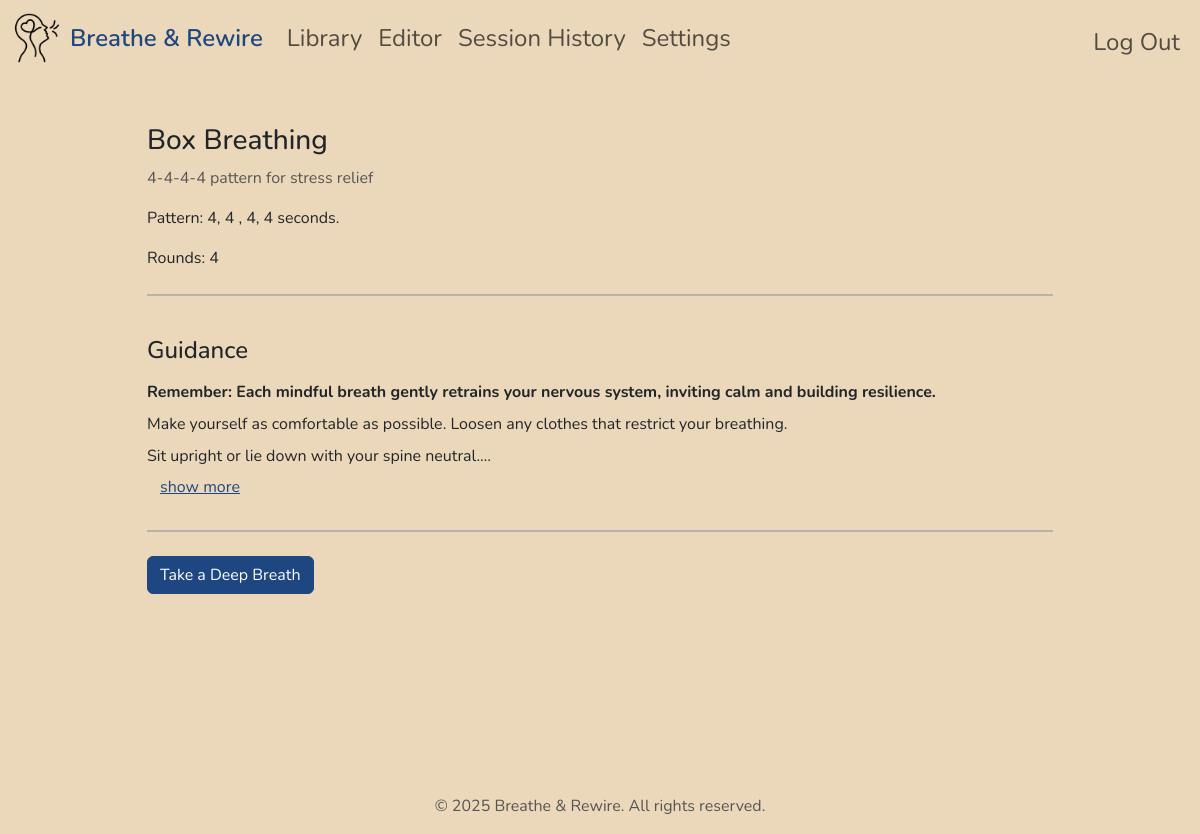
The page /practice?breathworkId=1 (signed in) on the database its author committed.
### tables this page shows
CREATE TABLE breathworks (id INTEGER PRIMARY KEY AUTOINCREMENT NOT NULL, name TEXT NOT NULL, description TEXT, inhale INTEGER NOT NULL CHECK(inhale > 0), inhale_hold INTEGER NOT NULL CHECK(inhale_hold >= 0), exhale INTEGER NOT NULL CHECK(exhale > 0), exhale_hold INTEGER NOT NULL CHECK(exhale_hold >= 0), rounds INTEGER NOT NULL CHECK(rounds > 0), is_default BOOLEAN NOT NULL DEFAULT 0, user_id INTEGER, FOREIGN KEY(user_id) REFERENCES users(id) ON DELETE CASCADE);

### app.py (the view, shortened to what this page needs)
@app.route("/practice", methods=["GET", "POST"])
@login_required
def practice():
    if request.method == "GET":
        breathwork = db.execute(
            "SELECT * FROM breathworks WHERE id = ?", request.args.get("breathworkId"))
        return render_template("practice.html", breathwork=breathwork[0])

### app.py (called while the page is built)
@app.after_request
def after_request(response):
    response.headers["Cache-Control"] = "no-cache, no-store, must-revalidate"
    response.headers["Expires"] = 0
    response.headers["Pragma"] = "no-cache"
    return response

### helpers.py (called while the page is built)
def login_required(f):
    @wraps(f)
    def decorated_function(*args, **kwargs):
        if session.get("user_id") is None:
            return redirect("/login")
        return f(*args, **kwargs)
    return decorated_function

### templates/practice.html (shortened to what this page needs)
{% extends "layout.html" %}
{% block main %}
    <div class="container">
        <div class="row justify-content-center">
            <div class="col-10">
                <div class="breathwork-player">
                    <div class="breathwork-info">
                        <h3>{{ breathwork.name }}</h3>
                        <p class="text-secondary">{{ breathwork.description }}</p>
                        <p>
                            Pattern: {{ breathwork.inhale }}, {{ breathwork.inhale_hold }} , {{ breathwork.exhale }}, {{ breathwork.exhale_hold }} seconds.
                        </p>
                        <p class="rounds-item">Rounds: {{ breathwork.rounds }} </p>
                        <hr class="my-4 border-2 border-primary">
                        <div id="guidance" class="collapsed">
                            <h4>Guidance</h4>
                            <p class="fw-bold">Remember: Each mindful breath gently retrains your nervous system, inviting calm and building resilience.</p>
                            <p>Make yourself as comfortable as possible. Loosen any clothes that restrict your breathing.</p>
                            <p>Sit upright or lie down with your spine neutral.</p>
                        </div>
                        <button id="showMoreBtn" class="btn btn-link text-primary">show more</button>
                        <hr class="my-4 border-2 border-primary">
                        <button id="startBtn" class="btn btn-primary" data-id="{{ breathwork.id }}">Take a Deep Breath</button>
                    </div>
                    <div id="counter" class="Breathwork-counter">
                        <div id="timer"></div>
                    </div>
                </div>
            </div>
        </div>
    </div>
{% endblock %}

### static/styles.css (style rules this page uses)
:root { --bs-primary: #1E4680; --bs-primary-rgb: 30, 70, 128; }
.text-primary { color: #1E4680 !important; }
.border-primary { border-color: #1E4680 !important; }
.btn-primary, .btn-primary:hover, .btn-primary:focus, .btn-primary:active, .btn-primary:disabled, .show>.btn-primary.dropdown-toggle { color: #fff !important; background-color: #1E4680 !important; border-color: #1E4680 !important; box-shadow: none !important; }
:root { --bs-danger: #801D1D; --bs-danger-rgb: 128, 29, 29; }
:root { --bs-success: #137A49; --bs-success-rgb: 19, 122, 73; }
body { display: flex; flex-direction: column; min-height: 100vh; margin: 0; font-family: "Nunito", sans-serif; background-color: #ebd8ba; }
.text-secondary { color: #555 !important; }
.rounds-item { margin-top: .5rem; }
#timer { min-height: 4rem; line-height: 3rem; font-size: 3rem; display: block; margin-top: 1.5rem; margin-bottom: 1.5rem; }
#timer::before { content: "\00a0"; display: inline-block; height: 0; }
::placeholder, input[type="number"]::placeholder, #new-breathwork-form textarea::placeholder { color: gray; font-style: italic; }
#guidance.collapsed { display: -webkit-box; -webkit-line-clamp: 4; -webkit-box-orient: vertical; overflow: hidden; }
#guidance h4 { margin-top: 1rem; }
#guidance p { margin-top: 0.5rem; margin-bottom: 0.5rem; }
#guidance h4 { margin-bottom: 1rem; }
#showMoreBtn { cursor: pointer; }

### rows shown on the page
breathworks: name "Box Breathing", description "4-4-4-4 pattern for stress relief", inhale "4", inhale_hold "4", exhale "4", exhale_hold "4", rounds "4"
